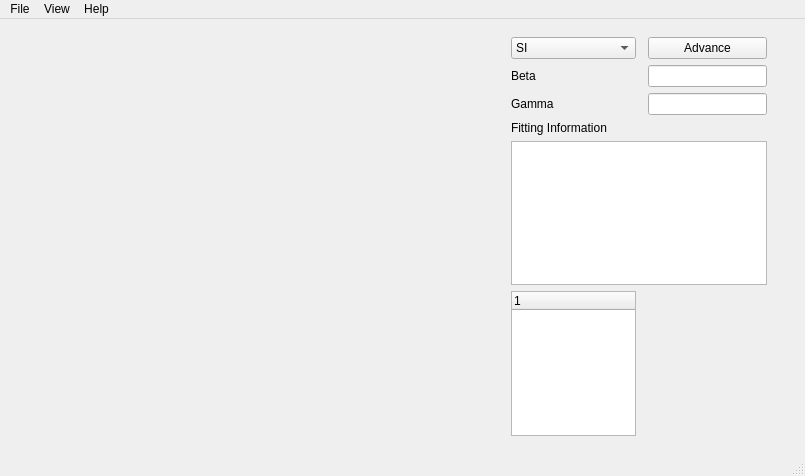
<?xml version="1.0" encoding="UTF-8"?>
<ui version="4.0">
 <class>MainWindow</class>
 <widget class="QMainWindow" name="MainWindow">
  <property name="geometry">
   <rect>
    <x>0</x>
    <y>0</y>
    <width>805</width>
    <height>476</height>
   </rect>
  </property>
  <property name="windowTitle">
   <string>MainWindow</string>
  </property>
  <widget class="QWidget" name="centralwidget">
   <layout class="QHBoxLayout" name="horizontalLayout">
    <item>
     <widget class="QWidget" name="plotWidget" native="true">
      <property name="minimumSize">
       <size>
        <width>400</width>
        <height>400</height>
       </size>
      </property>
      <property name="maximumSize">
       <size>
        <width>668</width>
        <height>16777215</height>
       </size>
      </property>
      <zorder>optionPlotWidget</zorder>
     </widget>
    </item>
    <item>
     <spacer name="horizontalSpacer">
      <property name="orientation">
       <enum>Qt::Horizontal</enum>
      </property>
      <property name="sizeHint" stdset="0">
       <size>
        <width>59</width>
        <height>20</height>
       </size>
      </property>
     </spacer>
    </item>
    <item>
     <widget class="QWidget" name="optionPlotWidget" native="true">
      <layout class="QGridLayout" name="gridLayout">
       <item row="7" column="0">
        <widget class="QTreeWidget" name="fileTreeWidget">
         <property name="enabled">
          <bool>true</bool>
         </property>
         <property name="maximumSize">
          <size>
           <width>125</width>
           <height>16777215</height>
          </size>
         </property>
         <column>
          <property name="text">
           <string notr="true">1</string>
          </property>
         </column>
        </widget>
       </item>
       <item row="2" column="0">
        <widget class="QComboBox" name="modelComboBox">
         <item>
          <property name="text">
           <string>SI</string>
          </property>
         </item>
         <item>
          <property name="text">
           <string>IR</string>
          </property>
         </item>
         <item>
          <property name="text">
           <string>SIR</string>
          </property>
         </item>
        </widget>
       </item>
       <item row="3" column="0">
        <widget class="QLabel" name="betaLabel">
         <property name="text">
          <string>Beta</string>
         </property>
        </widget>
       </item>
       <item row="6" column="0" colspan="3">
        <widget class="QPlainTextEdit" name="fittingInfoTextEdit"/>
       </item>
       <item row="4" column="0">
        <widget class="QLabel" name="gammaLabel">
         <property name="text">
          <string>Gamma</string>
         </property>
        </widget>
       </item>
       <item row="3" column="2">
        <widget class="QLineEdit" name="betaLineEdit"/>
       </item>
       <item row="2" column="2">
        <widget class="QPushButton" name="advanceBtn">
         <property name="text">
          <string>Advance</string>
         </property>
        </widget>
       </item>
       <item row="5" column="0">
        <widget class="QLabel" name="fittingInfoLabel">
         <property name="text">
          <string>Fitting Information</string>
         </property>
        </widget>
       </item>
       <item row="4" column="2">
        <widget class="QLineEdit" name="gammaLineEdit"/>
       </item>
      </layout>
     </widget>
    </item>
    <item>
     <spacer name="verticalSpacer">
      <property name="orientation">
       <enum>Qt::Vertical</enum>
      </property>
      <property name="sizeHint" stdset="0">
       <size>
        <width>20</width>
        <height>408</height>
       </size>
      </property>
     </spacer>
    </item>
   </layout>
  </widget>
  <widget class="QMenuBar" name="menubar">
   <property name="geometry">
    <rect>
     <x>0</x>
     <y>0</y>
     <width>805</width>
     <height>25</height>
    </rect>
   </property>
   <widget class="QMenu" name="menuFile">
    <property name="title">
     <string>File</string>
    </property>
    <addaction name="actionNew_File"/>
    <addaction name="actionOpen_File"/>
    <addaction name="actionSave"/>
    <addaction name="separator"/>
    <addaction name="actionSave_As"/>
    <addaction name="actionExit"/>
    <addaction name="separator"/>
    <addaction name="actionExit_2"/>
    <addaction name="separator"/>
    <addaction name="actionExit_3"/>
   </widget>
   <widget class="QMenu" name="menuHelp">
    <property name="title">
     <string>View</string>
    </property>
    <addaction name="actionShow_Sidebar"/>
    <addaction name="actionHide_Showbar"/>
    <addaction name="separator"/>
   </widget>
   <widget class="QMenu" name="menuHelp_2">
    <property name="title">
     <string>Help</string>
    </property>
    <addaction name="actionAbout_EpiPy"/>
   </widget>
   <addaction name="menuFile"/>
   <addaction name="menuHelp"/>
   <addaction name="menuHelp_2"/>
  </widget>
  <widget class="QStatusBar" name="s"/>
  <action name="actionNew_File">
   <property name="text">
    <string>New File</string>
   </property>
  </action>
  <action name="actionOpen_File">
   <property name="text">
    <string>Open File...</string>
   </property>
  </action>
  <action name="actionClose">
   <property name="text">
    <string>Save</string>
   </property>
  </action>
  <action name="actionSave_as">
   <property name="text">
    <string>Save As ...</string>
   </property>
  </action>
  <action name="actionSave">
   <property name="text">
    <string>Open Folder...</string>
   </property>
  </action>
  <action name="actionSave_As">
   <property name="text">
    <string>Save</string>
   </property>
  </action>
  <action name="actionExit">
   <property name="text">
    <string>Save As...</string>
   </property>
  </action>
  <action name="actionExit_2">
   <property name="text">
    <string>Export</string>
   </property>
  </action>
  <action name="actionShow_Sidebar">
   <property name="text">
    <string>Show Sidebar</string>
   </property>
  </action>
  <action name="actionHide_Showbar">
   <property name="text">
    <string>Hide Sidebar</string>
   </property>
  </action>
  <action name="actionHide_Plot">
   <property name="text">
    <string>Hide Plot</string>
   </property>
  </action>
  <action name="actionEdit_Layout">
   <property name="text">
    <string>Edit Layout</string>
   </property>
  </action>
  <action name="actionRead_Layout">
   <property name="text">
    <string>Read Layout</string>
   </property>
  </action>
  <action name="actionSI">
   <property name="text">
    <string>SI</string>
   </property>
  </action>
  <action name="actionSIR">
   <property name="text">
    <string>IR</string>
   </property>
  </action>
  <action name="actionSIR_2">
   <property name="text">
    <string>SIR</string>
   </property>
  </action>
  <action name="actionHow_to_use_EpiPy">
   <property name="text">
    <string>EpiPy Help</string>
   </property>
  </action>
  <action name="actionAbout_EpiPy">
   <property name="text">
    <string>About EpiPy</string>
   </property>
  </action>
  <action name="actionExit_3">
   <property name="text">
    <string>Exit</string>
   </property>
  </action>
 </widget>
 <resources/>
 <connections/>
</ui>
